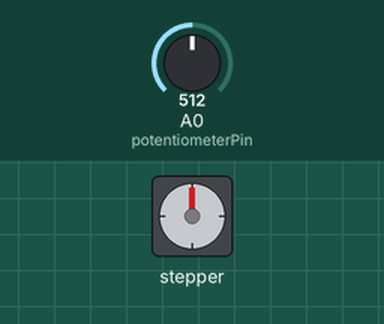
Simulated run of this sketch. Board: Arduino Uno, built for the host (arithmetic inside an expression is 32-bit, double 64-bit). Parts: stepper motor. The inputs (shaded band) are chosen by the test bench; at power-on: A0 (potentiometerPin) = 512. Stepper angles assume 3200 steps per turn; what the sketch prints to the serial monitor is not drawn.

Above: at 0.15 s.
At 1.96 s:
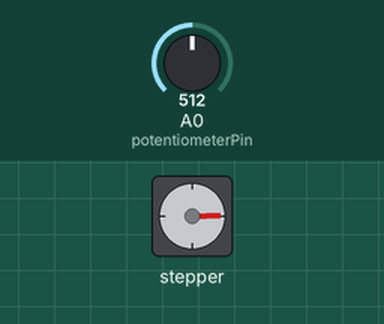
At 3.76 s:
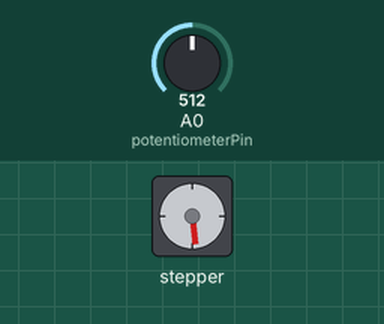
At 7.7 s:
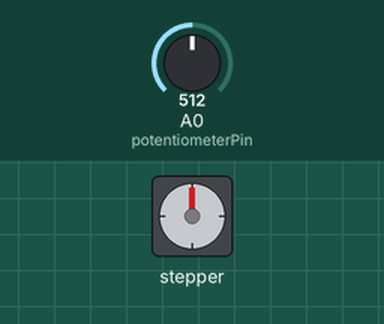
Timing chart, 0 to 9.2 s (numbered marks = the images above):
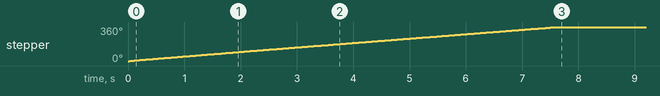

Measured:
- by itself, stepper: turns 360° clockwise in 7.6 s

The sketch:

potStepper.ino
```cpp
/*To control the speed of a stepper motor with a potentiometer,
you will need to connect the potentiometer to an analog input pin on the Arduino.
Then, you can use the Arduino's analogRead() function to read the value of
the potentiometer and use that value to set the speed of the stepper motor.

You can use the Arduino analogWrite() function to
 control the speed of the stepper motor by connecting
 the motor to one of the Arduino's PWM (pulse-width modulation) output pins
 . The analogWrite() function takes a value between 0 and 255, with 0 representing 0%
  duty cycle and 255 representing 100% duty cycle.

To make the stepper motor turn in one direction, you will
need to use a stepper motor driver that can control the direction of the motor
. You can use the Arduino to send a
signal to the driver to change the direction of the motor.*/
// https://github.com/laurb9/StepperDriver
/*
 * Using accelerated motion ("linear speed") in nonblocking mode
 *
 * Copyright (C)2015-2017 Laurentiu Badea
 *
 * This file may be redistributed under the terms of the MIT license.
 * A copy of this license has been included with this distribution in the file LICENSE.
 */
#include <Arduino.h>

// Motor steps per revolution. Most steppers are 200 steps or 1.8 degrees/step
#define MOTOR_STEPS 200
// Target RPM for cruise speed
#define RPM 120
// Acceleration and deceleration values are always in FULL steps / s^2
#define MOTOR_ACCEL 2000
#define MOTOR_DECEL 1000

// Microstepping mode. If you hardwired it to save pins, set to the same value here.
#define MICROSTEPS 16

#define DIR 8
#define STEP 9
#define SLEEP 13 // optional (just delete SLEEP from everywhere if not used)

/*
 * Choose one of the sections below that match your board
 */

// #include "DRV8834.h"
// #define M0 10
// #define M1 11
// DRV8834 stepper(MOTOR_STEPS, DIR, STEP, SLEEP, M0, M1);

#include "A4988.h"
#define MS1 10
#define MS2 11
#define MS3 12
A4988 stepper(MOTOR_STEPS, DIR, STEP, SLEEP, MS1, MS2, MS3);

// #include "DRV8825.h"
// #define MODE0 10
// #define MODE1 11
// #define MODE2 12
// DRV8825 stepper(MOTOR_STEPS, DIR, STEP, SLEEP, MODE0, MODE1, MODE2);

// #include "DRV8880.h"
// #define M0 10
// #define M1 11
// #define TRQ0 6
// #define TRQ1 7
// DRV8880 stepper(MOTOR_STEPS, DIR, STEP, SLEEP, M0, M1, TRQ0, TRQ1);

// #include "BasicStepperDriver.h" // generic
// BasicStepperDriver stepper(DIR, STEP);
const int potentiometerPin = A0; // analog input pin for the potentiometer

void setup()
{
  Serial.begin(115200);

  stepper.begin(RPM, MICROSTEPS);
  // if using enable/disable on ENABLE pin (active LOW) instead of SLEEP uncomment next line
  // stepper.setEnableActiveState(LOW);
  stepper.enable();
  // set current level (for DRV8880 only). Valid percent values are 25, 50, 75 or 100.
  // stepper.setCurrent(100);

  /*
   * Set LINEAR_SPEED (accelerated) profile.
   */
  stepper.setSpeedProfile(stepper.LINEAR_SPEED, MOTOR_ACCEL, MOTOR_DECEL);

  Serial.println("START");
  /*
   * Using non-blocking mode to print out the step intervals.
   * We could have just as easily replace everything below this line with
   * stepper.rotate(360);
   */
  stepper.startRotate(360);
}

void loop()
{
  static int step = 0;
  int potentiometerValue = analogRead(potentiometerPin); // read the value of the potentiometer
  int speed = map(potentiometerValue, 0, 1023, 0, 100);  // map the potentiometer value to a range of 0-100
  unsigned wait_time = stepper.nextAction();
  if (wait_time)
  {
    Serial.print("  step=");
    Serial.print(step++);
    Serial.print("  dt=");
    Serial.print(wait_time);
    Serial.print("  rpm=");
    Serial.print(stepper.getCurrentRPM());
    Serial.println();
  }
  else
  {
    // stepper.disable();
    // Serial.println("END");
    // delay(3600000);
  }
}
```
